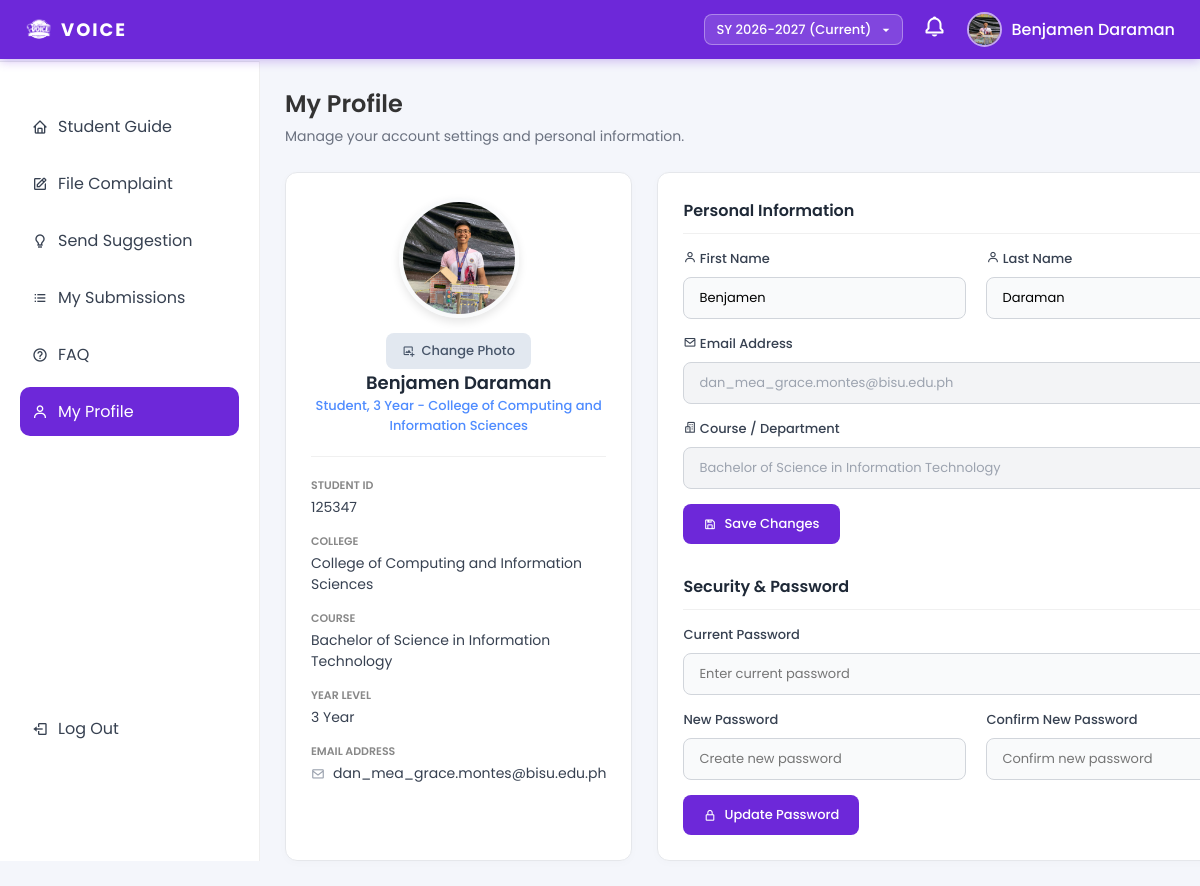
Screenshot of /Ui-main/student/student_profile.php (signed in) with the database file from the repository.
### tables this page shows
CREATE TABLE `student_profiles` (
  `id` int(11) NOT NULL,
  `user_id` int(11) NOT NULL,
  `student_number` varchar(20) NOT NULL,
  `first_name` varchar(50) NOT NULL,
  `last_name` varchar(50) NOT NULL,
  `middle_name` varchar(50) DEFAULT NULL,
  `gender` enum('male','female','other') DEFAULT NULL,
  `contact_number` varchar(20) DEFAULT NULL,
  `college_id` int(11) DEFAULT NULL,
  `year_level` tinyint(4) DEFAULT NULL,
  `section` varchar(10) DEFAULT NULL,
  `school_year` varchar(20) DEFAULT NULL,
  `id_document` varchar(255) DEFAULT NULL,
  `status` enum('pending','active','inactive') DEFAULT 'pending',
  `created_at` timestamp NOT NULL DEFAULT current_timestamp(),
  `program_id` int(11) DEFAULT NULL,
  `complaint_count` int(11) NOT NULL DEFAULT 0
);

CREATE TABLE `users` (
  `id` int(11) NOT NULL,
  `username` varchar(50) NOT NULL,
  `email` varchar(100) NOT NULL,
  `password` varchar(255) NOT NULL,
  `role` enum('admin','dean','student') NOT NULL,
  `profile_pic` varchar(255) DEFAULT NULL,
  `is_active` tinyint(1) DEFAULT 1,
  `created_at` timestamp NOT NULL DEFAULT current_timestamp(),
  `reset_token_hash` varchar(64) DEFAULT NULL,
  `reset_token_expires_at` datetime DEFAULT NULL,
  `reset_code` varchar(255) DEFAULT NULL,
  `reset_expiry` datetime DEFAULT NULL
);

CREATE TABLE `colleges` (
  `id` int(11) NOT NULL,
  `code` varchar(20) NOT NULL,
  `name` varchar(150) NOT NULL,
  `status` enum('active','inactive') DEFAULT 'active',
  `created_at` timestamp NOT NULL DEFAULT current_timestamp()
);

CREATE TABLE `programs` (
  `id` int(11) NOT NULL,
  `college_id` int(11) NOT NULL,
  `code` varchar(20) NOT NULL,
  `name` varchar(150) NOT NULL,
  `status` enum('active','inactive') DEFAULT 'active',
  `created_at` timestamp NOT NULL DEFAULT current_timestamp()
);

### Ui-main/school_year_helpers.php (called while the page is built, shortened)
<?php
if (!function_exists('sy_label_for_date')) {
    function sy_label_for_date(string $date): string
    {
        $ts = strtotime($date);
        $year = (int)date('Y', $ts);
        $month = (int)date('n', $ts);
        $startYear = $month >= 8 ? $year : $year - 1;
        return $startYear . '-' . ($startYear + 1);
    }
}
if (!function_exists('sy_current')) {
    function sy_current(): string
    {
        return sy_label_for_date(date('Y-m-d'));
    }
}
if (!function_exists('sy_is_valid_label')) {
    function sy_is_valid_label(string $schoolYear): bool
    {
        return (bool)preg_match('/^(\d{4})-(\d{4})$/', $schoolYear, $m) && ((int)$m[2] === (int)$m[1] + 1);
    }
}
if (!function_exists('sy_list_for_student')) {
    function sy_list_for_student(PDO $pdo, int $studentProfileId): array
    {
        $current = sy_current();
        $years = [$current];
        if ($studentProfileId > 0) {
            try {
                $stmt = $pdo->prepare(
                    'SELECT school_year FROM complaints WHERE student_id = :sid1 AND school_year IS NOT NULL
                     UNION
                     SELECT school_year FROM suggestions WHERE student_id = :sid2 AND school_year IS NOT NULL'
                );
                $stmt->execute([':sid1' => $studentProfileId, ':sid2' => $studentProfileId]);
                foreach ($stmt->fetchAll(PDO::FETCH_COLUMN, 0) as $sy) {
                    $sy = (string)$sy;
                    if ($sy !== '' && sy_is_valid_label($sy) && !in_array($sy, $years, true)) {
                        $years[] = $sy;
                    }
                }
            } catch (PDOException $e) {
            }
        }
        usort($years, static function (string $a, string $b): int {
            return (int)substr($b, 0, 4) <=> (int)substr($a, 0, 4);
        });
        return $years;
    }
}
if (!function_exists('sy_get_selected')) {
    function sy_get_selected(PDO $pdo, int $studentProfileId): string
    {
        $current = sy_current();
        $selected = (string)($_SESSION['selected_school_year'] ?? '');
        if ($selected === '' || !sy_is_valid_label($selected)) {
            return $current;
        }
        return $selected;
    }
}

### Ui-main/student/student_profile.php (the view, shortened to what this page needs)
<?php
require_once __DIR__ . '/../db_connection.php';
function resolve_student_photo(string $storedPath): string
{
    $storedPath = trim($storedPath);
    $relativePath = ltrim($storedPath, '/');
    $absolutePath = __DIR__ . '/../' . $relativePath;
    if (is_file($absolutePath)) {
        return '../' . $relativePath;
    }
    return '../assets/images/default-avatar.svg';
}
$firstName = '';
$lastName = '';
$role = 'Student';
if (isset($_SESSION['user_id'])) {
    try {
        $profileStmt = $pdo->prepare(
            'SELECT sp.first_name, sp.last_name, sp.student_number, sp.middle_name, sp.gender, sp.contact_number,
                    sp.year_level, sp.section, sp.school_year,
                    c.name AS college_name, c.code AS college_code,
                    p.name AS program_name,
                    u.username, u.email, u.profile_pic
             FROM student_profiles sp
             LEFT JOIN users u ON u.id = sp.user_id
             LEFT JOIN colleges c ON c.id = sp.college_id
             LEFT JOIN programs p ON p.id = sp.program_id
             WHERE sp.user_id = :user_id'
        );
        $profileStmt->execute([':user_id' => (int)$_SESSION['user_id']]);
        $studentProfile = $profileStmt->fetch(PDO::FETCH_ASSOC);
        if ($studentProfile) {
            $firstName = $studentProfile['first_name'] ?? '';
            $lastName = $studentProfile['last_name'] ?? '';
            $role = 'Student';
            if (!empty($studentProfile['year_level'])) {
                $role .= ', ' . $studentProfile['year_level'] . ' Year';
            }
            if (!empty($studentProfile['college_name'])) {
                $role .= ' - ' . $studentProfile['college_name'];
            }
        }
    } catch (PDOException $e) {
    }
}
function e(string $text): string {
    return htmlspecialchars($text, ENT_QUOTES, 'UTF-8');
}
?>
<!DOCTYPE html>
<html lang="en">
<head>
<link href='https://unpkg.com/boxicons@2.1.4/css/boxicons.min.css' rel='stylesheet'>
</head>
<body>
<?php include 'student_topbar.php'; ?>
<?php include 'student_sidebar.php'; ?>
<div class="main">
    <div class="dashboard-container">
        <h2 class="page-title">My Profile</h2>
        <p class="page-subtitle">Manage your account settings and personal information.</p>
        <div class="profile-grid">
            <div class="card">
                <div class="profile-summary">
                    <div class="profile-avatar-wrapper">
                        <img src="<?php echo e($studentPhoto); ?>" alt="Profile Photo" class="profile-photo-large" id="profilePreview">
                    </div>
                    <button type="button" class="btn-change-photo" onclick="document.getElementById('profileUpload').click()">
                            <i class='bx bx-image-add'></i> Change Photo
                        </button>
                    <h3><?php echo e($studentName); ?></h3>
                    <p class="role"><?php echo e($role); ?></p>
                </div>
                <div class="profile-details">
                    <div class="detail-item">
                        <label>Student ID</label>
                        <p><?php echo e($studentProfile['student_number'] ?? 'N/A'); ?></p>
                    </div>
                    <div class="detail-item">
                        <label>College</label>
                        <p><?php echo e($studentProfile['college_name'] ?? 'N/A'); ?></p>
                    </div>
                    <div class="detail-item">
                        <label>Course</label>
                        <p><?php echo e($studentProfile['program_name'] ?? 'N/A'); ?></p>
                    </div>
                    <div class="detail-item">
                        <label>Year Level</label>
                        <p><?php echo e(!empty($studentProfile['year_level']) ? $studentProfile['year_level'] . ' Year' : 'N/A'); ?></p>
                    </div>
                    <div class="detail-item">
                        <label>Email Address</label>
                        <p><i class='bx bx-envelope'></i> <?php echo e($studentEmail); ?></p>
                    </div>
                </div>
            </div>
            <div class="card">
                <div class="form-section">
                    <h3 class="form-section-title">Personal Information</h3>
                    <form id="studentProfileForm" method="POST" enctype="multipart/form-data">
                        <div class="form-row">
                            <div class="form-group">
                                <label><i class='bx bx-user'></i> First Name</label>
                                <input type="text" name="first_name" class="form-control" value="<?php echo e($firstName); ?>" required>
                            </div>
                            <div class="form-group">
                                <label><i class='bx bx-user'></i> Last Name</label>
                                <input type="text" name="last_name" class="form-control" value="<?php echo e($lastName); ?>" required>
                            </div>
                        </div>
                        <div class="form-row single-column">
                            <div class="form-group">
                                <label><i class='bx bx-envelope'></i> Email Address</label>
                                <input type="email" class="form-control" value="<?php echo e($studentEmail); ?>" disabled title="Email address cannot be changed here.">
                            </div>
                        </div>
                        <div class="form-row single-column">
                            <div class="form-group">
                                <label><i class='bx bx-buildings'></i> Course / Department</label>
                                <input type="text" class="form-control" value="<?php echo e($studentProfile['program_name'] ?? 'N/A'); ?>" disabled title="Contact your department office to update your course information.">
                            </div>
                        </div>
                        <button type="submit" class="btn-save"><i class='bx bx-save'></i> Save Changes</button>
                    </form>
                </div>
                <div class="form-section" style="margin-bottom: 0;">
                    <h3 class="form-section-title">Security & Password</h3>
                    <form onsubmit="event.preventDefault(); alert('Password updated successfully!');">
                        <div class="form-group" style="margin-bottom: 15px;">
                            <label>Current Password</label>
                            <input type="password" class="form-control" placeholder="Enter current password" required>
                        </div>
                        <div class="form-row">
                            <div class="form-group">
                                <label>New Password</label>
                                <input type="password" class="form-control" placeholder="Create new password" required>
                            </div>
                            <div class="form-group">
                                <label>Confirm New Password</label>
                                <input type="password" class="form-control" placeholder="Confirm new password" required>
                            </div>
                        </div>
                        <button type="submit" class="btn-save"><i class='bx bx-lock-alt'></i> Update Password</button>
                    </form>
                </div>
            </div>
        </div>
    </div>
</div>
</body>
</html>

### Ui-main/student/student_topbar.php (shortened to what this page needs)
<?php
require_once __DIR__ . '/../db_connection.php';
require_once __DIR__ . '/../school_year_helpers.php';
$studentName = 'Student';
$studentPhoto = '../assets/images/default-avatar.svg';
$studentProfileId = 0;
$schoolYearCurrent = sy_current();
$schoolYearSelected = $schoolYearCurrent;
$schoolYearOptions = [];
if (isset($_SESSION['user_id']) && isset($pdo)) {
    try {
        $profileStmt = $pdo->prepare(
            'SELECT sp.id AS student_profile_id, sp.first_name, sp.last_name, sp.student_number, sp.year_level, sp.section,
                    c.name AS college_name, p.name AS program_name,
                    u.username, u.email, u.profile_pic
             FROM student_profiles sp
             LEFT JOIN users u ON u.id = sp.user_id
             LEFT JOIN colleges c ON c.id = sp.college_id
             LEFT JOIN programs p ON p.id = sp.program_id
             WHERE sp.user_id = :user_id'
        );
        $profileStmt->execute([':user_id' => (int)$_SESSION['user_id']]);
        $studentProfile = $profileStmt->fetch(PDO::FETCH_ASSOC);
        if ($studentProfile) {
            $studentProfileId = (int)($studentProfile['student_profile_id'] ?? 0);
            $studentName = trim($studentProfile['first_name'] . ' ' . $studentProfile['last_name']);
            $studentEmail = $studentProfile['email'] ?? '';
            $studentPhoto = resolve_student_photo((string)($studentProfile['profile_pic'] ?? ''));
        } elseif (!empty($_SESSION['full_name']) || !empty($_SESSION['username'])) {
            $studentName = trim((string)($_SESSION['full_name'] ?? $_SESSION['username']));
        }
    } catch (PDOException $e) {
        error_log('Topbar DB Error: ' . $e->getMessage());
    }
    if ($studentProfileId > 0) {
        $schoolYearOptions = sy_list_for_student($pdo, $studentProfileId);
        $schoolYearSelected = sy_get_selected($pdo, $studentProfileId);
    }
}
?>
<link href='https://unpkg.com/boxicons@2.1.4/css/boxicons.min.css' rel='stylesheet'>
<div class="topbar">
    <a class="topbar-logo" href="student_dashboard.php">
        <img src="../assets/images/logo.PNG" alt="Logo">
        <span>VOICE</span>
    </a>
    <div class="topbar-right">
        <?php if ($studentProfileId > 0 && count($schoolYearOptions) > 0): ?>
            <div class="topbar-sy">
                <form method="POST" action="set_school_year.php" id="schoolYearForm">
                    <select name="school_year" id="schoolYearSelect" class="topbar-sy-select" onchange="document.getElementById('schoolYearForm').submit()">
                        <?php foreach ($schoolYearOptions as $sy): ?>
                            <option value="<?php echo e($sy); ?>" <?php echo $sy === $schoolYearSelected ? 'selected' : ''; ?>>
                                SY <?php echo e($sy); ?><?php echo $sy === $schoolYearCurrent ? ' (Current)' : ''; ?>
                            </option>
                        <?php endforeach; ?>
                    </select>
                </form>
            </div>
        <?php endif; ?>
        <div class="topbar-bell" id="bellIcon">
            <i class='bx bx-bell'></i>
        </div>
        <div class="profile-container" id="profileIcon">
            <img class="profile-pic" src="<?php echo e($studentPhoto); ?>" alt="profile">
            <span><?php echo e($studentName); ?></span>
        </div>
    </div>
</div>

### rows the page displays
student_profiles: user.profile_pic (picture), studentName "Benjamen Daraman", year_level.name "Student, 3 Year - College of Computing and Information Sciences", student_number "125347", college.name "College of Computing and Information Sciences", program.name "Bachelor of Science in Information Technology", year_level "3 Year", user.email "dan_mea_grace.montes@bisu.edu.ph", first_name "Benjamen", last_name "Daraman"
